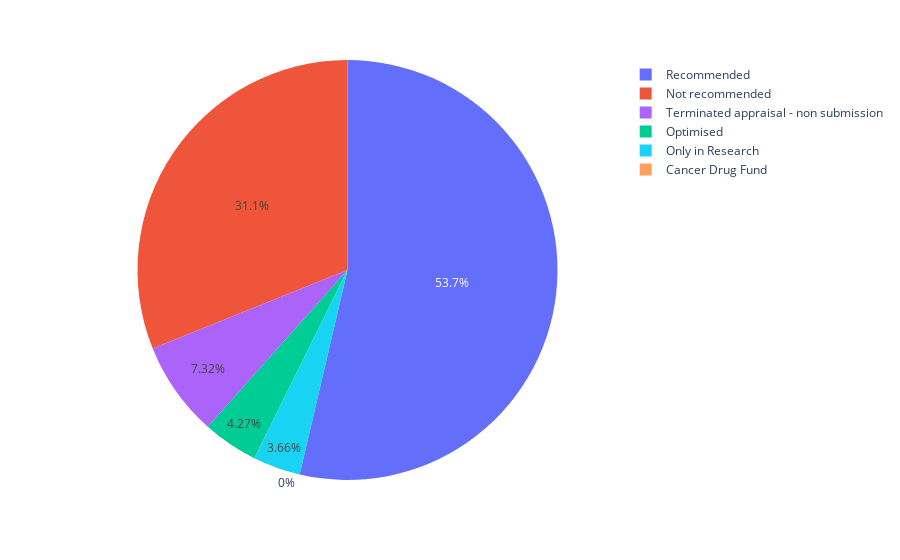

The cell this chart's notebook holds for it:
### Markdown cell above
### Before 2015 and after

### Code cell
import plotly.colors

# Create container
before_2015 = pd.DataFrame(columns=['Year', 'Number', 'Categorisation'])

# Count number of occurences before 2015
mask = time_series['Year'] < 2015
temp = time_series[mask]
for cat in cats:
    mask = temp['Categorisation'] == cat
    number = temp[mask]['Number'].sum()
    before_2015 = pd.concat([before_2015, pd.DataFrame({'Year': ['Before 2015'], 'Number': [number], 'Categorisation': [cat]})])

# Plot before 2015
colors = plotly.colors.qualitative.Plotly
fig = px.pie(
    before_2015,
    values='Number',
    names='Categorisation',
    color='Categorisation',
    color_discrete_map={
        'Recommended': colors[0],
        'Optimised': colors[2],
        'Not recommended': colors[1],
        'Terminated appraisal - non submission': colors[3],
        'Cancer Drug Fund': colors[4],
        'Only in Research': colors[5]})

# Write image to disk
fig.write_image("images/cancer-drugs-before-2015.pdf")

fig.show()

### Figure 1 — Plotly figure (JSON) as saved in the notebook; plotly's stock layout.template omitted (floating-point values rounded to 4 significant figures)
{"data": [{"customdata": [["Recommended"], ["Not recommended"], ["Optimised"], ["Only in Research"], ["Terminated appraisal - non submission"], ["Cancer Drug Fund"]], "domain": {"x": [0, 1], "y": [0, 1]}, "hovertemplate": "Categorisation=%{customdata[0]}<br>Number=%{value}<extra></extra>", "labels": ["Recommended", "Not recommended", "Optimised", "Only in Research", "Terminated appraisal - non submission", "Cancer Drug Fund"], "legendgroup": "", "marker": {"colors": ["#636EFA", "#EF553B", "#00CC96", "#19D3F3", "#AB63FA", "#FFA15A"]}, "name": "", "showlegend": true, "type": "pie", "values": [88, 51, 7, 6, 12, 0]}], "layout": {"legend": {"tracegroupgap": 0}, "margin": {"t": 60}}}
